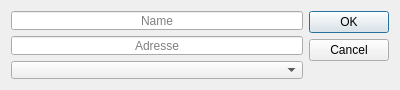
<?xml version="1.0" encoding="UTF-8"?>
<ui version="4.0">
 <author>Leon</author>
 <class>addBookmarksDialog</class>
 <widget class="QDialog" name="addBookmarksDialog">
  <property name="geometry">
   <rect>
    <x>0</x>
    <y>0</y>
    <width>400</width>
    <height>90</height>
   </rect>
  </property>
  <property name="minimumSize">
   <size>
    <width>400</width>
    <height>90</height>
   </size>
  </property>
  <property name="maximumSize">
   <size>
    <width>400</width>
    <height>90</height>
   </size>
  </property>
  <property name="contextMenuPolicy">
   <enum>Qt::NoContextMenu</enum>
  </property>
  <property name="windowTitle">
   <string>Neues Lesezeichen</string>
  </property>
  <layout class="QGridLayout" name="gridLayout">
   <item row="2" column="0">
    <widget class="QComboBox" name="comboFolder">
     <property name="focusPolicy">
      <enum>Qt::TabFocus</enum>
     </property>
     <property name="contextMenuPolicy">
      <enum>Qt::NoContextMenu</enum>
     </property>
     <property name="toolTip">
      <string>Ordner</string>
     </property>
     <property name="statusTip">
      <string>Ordner</string>
     </property>
     <property name="whatsThis">
      <string>Ordner des Hinzuzufügenden Lesezeichen</string>
     </property>
     <property name="maxVisibleItems">
      <number>1677777779</number>
     </property>
    </widget>
   </item>
   <item row="0" column="1" rowspan="3">
    <widget class="QDialogButtonBox" name="buttonBox">
     <property name="whatsThis">
      <string>Klicken sie auf Ok wenn sie mit den Angaben zufrieden sind</string>
     </property>
     <property name="orientation">
      <enum>Qt::Vertical</enum>
     </property>
     <property name="standardButtons">
      <set>QDialogButtonBox::Cancel|QDialogButtonBox::Ok</set>
     </property>
    </widget>
   </item>
   <item row="1" column="0">
    <widget class="QLineEdit" name="lineAdress">
     <property name="toolTip">
      <string>Adresse</string>
     </property>
     <property name="statusTip">
      <string>Adresse</string>
     </property>
     <property name="whatsThis">
      <string>Adresse des Hinzuzufügenden Lesezeichen</string>
     </property>
     <property name="alignment">
      <set>Qt::AlignCenter</set>
     </property>
     <property name="placeholderText">
      <string>Adresse</string>
     </property>
    </widget>
   </item>
   <item row="0" column="0">
    <widget class="QLineEdit" name="lineName">
     <property name="toolTip">
      <string>Name</string>
     </property>
     <property name="statusTip">
      <string>Name</string>
     </property>
     <property name="whatsThis">
      <string>Name des Hinzuzufügenden Lesezeichen</string>
     </property>
     <property name="alignment">
      <set>Qt::AlignCenter</set>
     </property>
     <property name="placeholderText">
      <string>Name</string>
     </property>
    </widget>
   </item>
  </layout>
 </widget>
 <tabstops>
  <tabstop>buttonBox</tabstop>
  <tabstop>lineName</tabstop>
  <tabstop>lineAdress</tabstop>
  <tabstop>comboFolder</tabstop>
 </tabstops>
 <resources/>
 <connections>
  <connection>
   <sender>buttonBox</sender>
   <signal>accepted()</signal>
   <receiver>addBookmarksDialog</receiver>
   <slot>accept()</slot>
   <hints>
    <hint type="sourcelabel">
     <x>248</x>
     <y>254</y>
    </hint>
    <hint type="destinationlabel">
     <x>157</x>
     <y>274</y>
    </hint>
   </hints>
  </connection>
  <connection>
   <sender>buttonBox</sender>
   <signal>rejected()</signal>
   <receiver>addBookmarksDialog</receiver>
   <slot>reject()</slot>
   <hints>
    <hint type="sourcelabel">
     <x>316</x>
     <y>260</y>
    </hint>
    <hint type="destinationlabel">
     <x>286</x>
     <y>274</y>
    </hint>
   </hints>
  </connection>
 </connections>
 <designerdata>
  <property name="gridDeltaX">
   <number>10</number>
  </property>
  <property name="gridDeltaY">
   <number>10</number>
  </property>
  <property name="gridSnapX">
   <bool>true</bool>
  </property>
  <property name="gridSnapY">
   <bool>true</bool>
  </property>
  <property name="gridVisible">
   <bool>true</bool>
  </property>
 </designerdata>
</ui>
